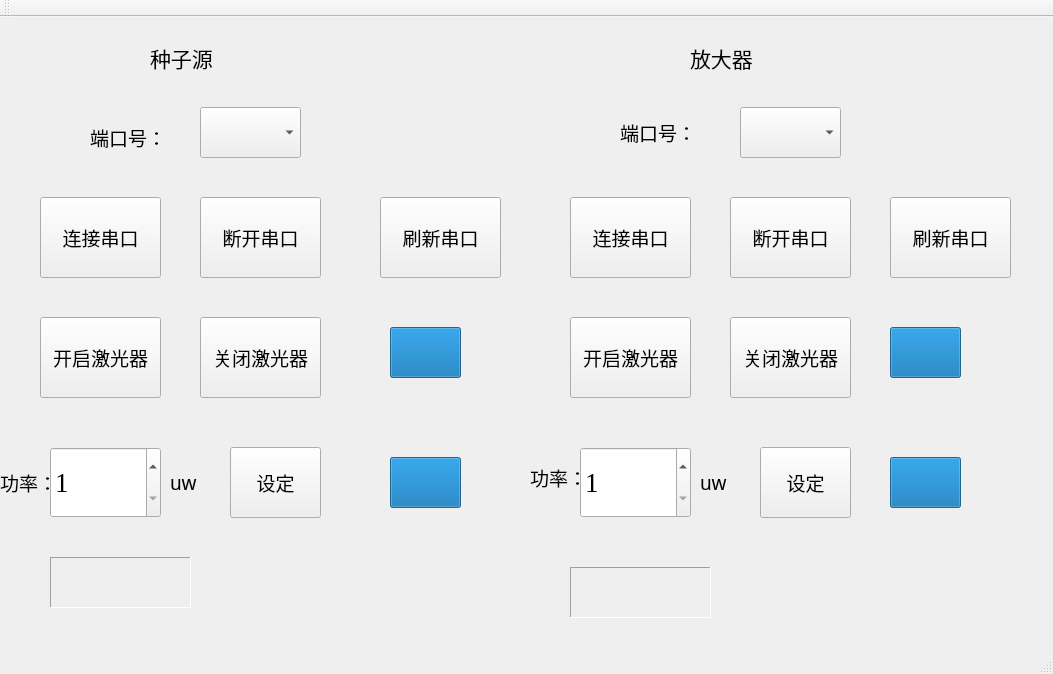
<?xml version="1.0" encoding="UTF-8"?>
<ui version="4.0">
 <class>MainWindow</class>
 <widget class="QMainWindow" name="MainWindow">
  <property name="geometry">
   <rect>
    <x>0</x>
    <y>0</y>
    <width>1053</width>
    <height>674</height>
   </rect>
  </property>
  <property name="windowTitle">
   <string>MainWindow</string>
  </property>
  <widget class="QWidget" name="centralWidget">
   <widget class="QPushButton" name="connectButton">
    <property name="geometry">
     <rect>
      <x>40</x>
      <y>300</y>
      <width>121</width>
      <height>81</height>
     </rect>
    </property>
    <property name="font">
     <font>
      <family>新宋体</family>
      <pointsize>14</pointsize>
     </font>
    </property>
    <property name="text">
     <string>开启激光器</string>
    </property>
   </widget>
   <widget class="QPushButton" name="openButton">
    <property name="geometry">
     <rect>
      <x>40</x>
      <y>180</y>
      <width>121</width>
      <height>81</height>
     </rect>
    </property>
    <property name="font">
     <font>
      <family>新宋体</family>
      <pointsize>14</pointsize>
     </font>
    </property>
    <property name="text">
     <string>连接串口</string>
    </property>
   </widget>
   <widget class="QPushButton" name="closeButton">
    <property name="geometry">
     <rect>
      <x>200</x>
      <y>180</y>
      <width>121</width>
      <height>81</height>
     </rect>
    </property>
    <property name="font">
     <font>
      <family>新宋体</family>
      <pointsize>14</pointsize>
     </font>
    </property>
    <property name="text">
     <string>断开串口</string>
    </property>
   </widget>
   <widget class="QLabel" name="label">
    <property name="geometry">
     <rect>
      <x>90</x>
      <y>110</y>
      <width>71</width>
      <height>21</height>
     </rect>
    </property>
    <property name="font">
     <font>
      <family>新宋体</family>
      <pointsize>14</pointsize>
     </font>
    </property>
    <property name="text">
     <string>端口号：</string>
    </property>
   </widget>
   <widget class="QComboBox" name="com">
    <property name="geometry">
     <rect>
      <x>200</x>
      <y>90</y>
      <width>101</width>
      <height>51</height>
     </rect>
    </property>
    <property name="font">
     <font>
      <family>Times New Roman</family>
      <pointsize>20</pointsize>
     </font>
    </property>
    <property name="styleSheet">
     <string notr="true">QComboBox QAbstractItemView::item { min-height: 50px; min-width: 60px; }</string>
    </property>
    <property name="duplicatesEnabled">
     <bool>false</bool>
    </property>
   </widget>
   <widget class="QPushButton" name="freshButton">
    <property name="geometry">
     <rect>
      <x>380</x>
      <y>180</y>
      <width>121</width>
      <height>81</height>
     </rect>
    </property>
    <property name="font">
     <font>
      <family>新宋体</family>
      <pointsize>14</pointsize>
     </font>
    </property>
    <property name="text">
     <string>刷新串口</string>
    </property>
   </widget>
   <widget class="QLabel" name="state">
    <property name="geometry">
     <rect>
      <x>50</x>
      <y>540</y>
      <width>141</width>
      <height>51</height>
     </rect>
    </property>
    <property name="font">
     <font>
      <family>新宋体</family>
      <pointsize>14</pointsize>
     </font>
    </property>
    <property name="frameShape">
     <enum>QFrame::Panel</enum>
    </property>
    <property name="frameShadow">
     <enum>QFrame::Sunken</enum>
    </property>
    <property name="text">
     <string/>
    </property>
   </widget>
   <widget class="QLabel" name="label_2">
    <property name="geometry">
     <rect>
      <x>0</x>
      <y>440</y>
      <width>51</width>
      <height>51</height>
     </rect>
    </property>
    <property name="font">
     <font>
      <family>新宋体</family>
      <pointsize>14</pointsize>
     </font>
    </property>
    <property name="text">
     <string>功率：</string>
    </property>
   </widget>
   <widget class="QPushButton" name="powerButton">
    <property name="geometry">
     <rect>
      <x>230</x>
      <y>430</y>
      <width>91</width>
      <height>71</height>
     </rect>
    </property>
    <property name="font">
     <font>
      <family>新宋体</family>
      <pointsize>14</pointsize>
     </font>
    </property>
    <property name="text">
     <string>设定</string>
    </property>
   </widget>
   <widget class="QSpinBox" name="power">
    <property name="geometry">
     <rect>
      <x>50</x>
      <y>430</y>
      <width>111</width>
      <height>71</height>
     </rect>
    </property>
    <property name="minimumSize">
     <size>
      <width>42</width>
      <height>22</height>
     </size>
    </property>
    <property name="font">
     <font>
      <family>Times New Roman</family>
      <pointsize>20</pointsize>
     </font>
    </property>
    <property name="readOnly">
     <bool>false</bool>
    </property>
    <property name="suffix">
     <string/>
    </property>
    <property name="minimum">
     <number>1</number>
    </property>
    <property name="maximum">
     <number>9400</number>
    </property>
   </widget>
   <widget class="QPushButton" name="disconnectButton">
    <property name="geometry">
     <rect>
      <x>200</x>
      <y>300</y>
      <width>121</width>
      <height>81</height>
     </rect>
    </property>
    <property name="font">
     <font>
      <family>新宋体</family>
      <pointsize>14</pointsize>
     </font>
    </property>
    <property name="text">
     <string>关闭激光器</string>
    </property>
   </widget>
   <widget class="QProgressBar" name="progressBar_seedOpen">
    <property name="geometry">
     <rect>
      <x>390</x>
      <y>310</y>
      <width>71</width>
      <height>51</height>
     </rect>
    </property>
    <property name="value">
     <number>100</number>
    </property>
    <property name="format">
     <string/>
    </property>
   </widget>
   <widget class="QProgressBar" name="progressBar_seedSet">
    <property name="geometry">
     <rect>
      <x>390</x>
      <y>440</y>
      <width>71</width>
      <height>51</height>
     </rect>
    </property>
    <property name="value">
     <number>100</number>
    </property>
    <property name="format">
     <string/>
    </property>
   </widget>
   <widget class="QLabel" name="label_3">
    <property name="geometry">
     <rect>
      <x>150</x>
      <y>10</y>
      <width>91</width>
      <height>61</height>
     </rect>
    </property>
    <property name="font">
     <font>
      <family>新宋体</family>
      <pointsize>16</pointsize>
     </font>
    </property>
    <property name="text">
     <string>种子源</string>
    </property>
   </widget>
   <widget class="QPushButton" name="freshButton_2">
    <property name="geometry">
     <rect>
      <x>890</x>
      <y>180</y>
      <width>121</width>
      <height>81</height>
     </rect>
    </property>
    <property name="font">
     <font>
      <family>新宋体</family>
      <pointsize>14</pointsize>
     </font>
    </property>
    <property name="text">
     <string>刷新串口</string>
    </property>
   </widget>
   <widget class="QPushButton" name="powerButton_2">
    <property name="geometry">
     <rect>
      <x>760</x>
      <y>430</y>
      <width>91</width>
      <height>71</height>
     </rect>
    </property>
    <property name="font">
     <font>
      <family>新宋体</family>
      <pointsize>14</pointsize>
     </font>
    </property>
    <property name="text">
     <string>设定</string>
    </property>
   </widget>
   <widget class="QLabel" name="label_4">
    <property name="geometry">
     <rect>
      <x>530</x>
      <y>440</y>
      <width>61</width>
      <height>41</height>
     </rect>
    </property>
    <property name="font">
     <font>
      <family>新宋体</family>
      <pointsize>14</pointsize>
     </font>
    </property>
    <property name="text">
     <string>功率：</string>
    </property>
   </widget>
   <widget class="QProgressBar" name="progressBar_seedOpen_2">
    <property name="geometry">
     <rect>
      <x>890</x>
      <y>310</y>
      <width>71</width>
      <height>51</height>
     </rect>
    </property>
    <property name="value">
     <number>100</number>
    </property>
    <property name="format">
     <string/>
    </property>
   </widget>
   <widget class="QLabel" name="state_2">
    <property name="geometry">
     <rect>
      <x>570</x>
      <y>550</y>
      <width>141</width>
      <height>51</height>
     </rect>
    </property>
    <property name="font">
     <font>
      <family>新宋体</family>
      <pointsize>14</pointsize>
     </font>
    </property>
    <property name="frameShape">
     <enum>QFrame::Panel</enum>
    </property>
    <property name="frameShadow">
     <enum>QFrame::Sunken</enum>
    </property>
    <property name="text">
     <string/>
    </property>
   </widget>
   <widget class="QSpinBox" name="power_2">
    <property name="geometry">
     <rect>
      <x>580</x>
      <y>430</y>
      <width>111</width>
      <height>71</height>
     </rect>
    </property>
    <property name="minimumSize">
     <size>
      <width>42</width>
      <height>22</height>
     </size>
    </property>
    <property name="font">
     <font>
      <family>Times New Roman</family>
      <pointsize>20</pointsize>
     </font>
    </property>
    <property name="suffix">
     <string/>
    </property>
    <property name="minimum">
     <number>1</number>
    </property>
    <property name="maximum">
     <number>9400</number>
    </property>
   </widget>
   <widget class="QProgressBar" name="progressBar_seedSet_2">
    <property name="geometry">
     <rect>
      <x>890</x>
      <y>440</y>
      <width>71</width>
      <height>51</height>
     </rect>
    </property>
    <property name="value">
     <number>100</number>
    </property>
    <property name="format">
     <string/>
    </property>
   </widget>
   <widget class="QLabel" name="label_5">
    <property name="geometry">
     <rect>
      <x>690</x>
      <y>10</y>
      <width>91</width>
      <height>61</height>
     </rect>
    </property>
    <property name="font">
     <font>
      <family>新宋体</family>
      <pointsize>16</pointsize>
     </font>
    </property>
    <property name="text">
     <string>放大器</string>
    </property>
   </widget>
   <widget class="QLabel" name="label_6">
    <property name="geometry">
     <rect>
      <x>620</x>
      <y>100</y>
      <width>71</width>
      <height>31</height>
     </rect>
    </property>
    <property name="font">
     <font>
      <family>新宋体</family>
      <pointsize>14</pointsize>
     </font>
    </property>
    <property name="text">
     <string>端口号：</string>
    </property>
   </widget>
   <widget class="QComboBox" name="com_2">
    <property name="geometry">
     <rect>
      <x>740</x>
      <y>90</y>
      <width>101</width>
      <height>51</height>
     </rect>
    </property>
    <property name="font">
     <font>
      <family>Times New Roman</family>
      <pointsize>20</pointsize>
     </font>
    </property>
    <property name="styleSheet">
     <string notr="true">QComboBox QAbstractItemView::item { min-height: 50px; min-width: 60px; }</string>
    </property>
   </widget>
   <widget class="QPushButton" name="connectButton_2">
    <property name="geometry">
     <rect>
      <x>570</x>
      <y>300</y>
      <width>121</width>
      <height>81</height>
     </rect>
    </property>
    <property name="font">
     <font>
      <family>新宋体</family>
      <pointsize>14</pointsize>
     </font>
    </property>
    <property name="text">
     <string>开启激光器</string>
    </property>
   </widget>
   <widget class="QPushButton" name="disconnectButton_2">
    <property name="geometry">
     <rect>
      <x>730</x>
      <y>300</y>
      <width>121</width>
      <height>81</height>
     </rect>
    </property>
    <property name="font">
     <font>
      <family>新宋体</family>
      <pointsize>14</pointsize>
     </font>
    </property>
    <property name="text">
     <string>关闭激光器</string>
    </property>
   </widget>
   <widget class="QPushButton" name="closeButton_2">
    <property name="geometry">
     <rect>
      <x>730</x>
      <y>180</y>
      <width>121</width>
      <height>81</height>
     </rect>
    </property>
    <property name="font">
     <font>
      <family>新宋体</family>
      <pointsize>14</pointsize>
     </font>
    </property>
    <property name="text">
     <string>断开串口</string>
    </property>
   </widget>
   <widget class="QPushButton" name="openButton_2">
    <property name="geometry">
     <rect>
      <x>570</x>
      <y>180</y>
      <width>121</width>
      <height>81</height>
     </rect>
    </property>
    <property name="font">
     <font>
      <family>新宋体</family>
      <pointsize>14</pointsize>
     </font>
    </property>
    <property name="text">
     <string>连接串口</string>
    </property>
   </widget>
   <widget class="QLabel" name="label_7">
    <property name="geometry">
     <rect>
      <x>170</x>
      <y>430</y>
      <width>31</width>
      <height>71</height>
     </rect>
    </property>
    <property name="font">
     <font>
      <family>新宋体</family>
      <pointsize>14</pointsize>
     </font>
    </property>
    <property name="text">
     <string>uw</string>
    </property>
   </widget>
   <widget class="QLabel" name="label_8">
    <property name="geometry">
     <rect>
      <x>700</x>
      <y>430</y>
      <width>31</width>
      <height>71</height>
     </rect>
    </property>
    <property name="font">
     <font>
      <family>新宋体</family>
      <pointsize>14</pointsize>
     </font>
    </property>
    <property name="text">
     <string>uw</string>
    </property>
   </widget>
  </widget>
  <widget class="QMenuBar" name="menuBar">
   <property name="geometry">
    <rect>
     <x>0</x>
     <y>0</y>
     <width>1053</width>
     <height>23</height>
    </rect>
   </property>
  </widget>
  <widget class="QToolBar" name="mainToolBar">
   <attribute name="toolBarArea">
    <enum>TopToolBarArea</enum>
   </attribute>
   <attribute name="toolBarBreak">
    <bool>false</bool>
   </attribute>
  </widget>
  <widget class="QStatusBar" name="statusBar"/>
 </widget>
 <layoutdefault spacing="6" margin="11"/>
 <resources/>
 <connections/>
</ui>
